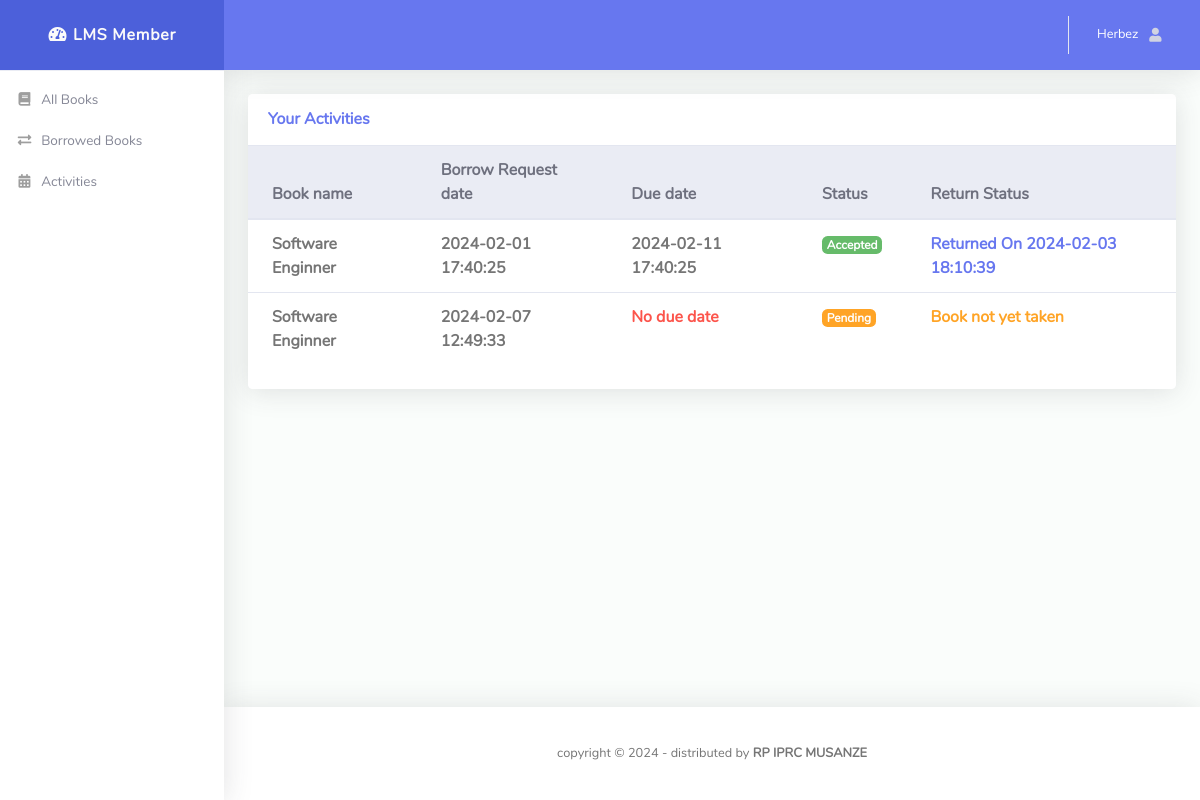
The app's page /iprcmsz_lms/member/activities.php (signed in) with its own data.
### tables this page shows
CREATE TABLE `user` (
  `user_id` int(11) NOT NULL,
  `names` varchar(50) NOT NULL,
  `email` varchar(50) NOT NULL,
  `phone` varchar(10) NOT NULL,
  `category` varchar(20) DEFAULT NULL,
  `department` varchar(20) DEFAULT NULL,
  `type` int(11) NOT NULL DEFAULT 0,
  `password` varchar(50) NOT NULL
);

CREATE TABLE `records` (
  `rec_id` int(11) NOT NULL,
  `email` varchar(50) NOT NULL,
  `book_id` int(11) NOT NULL,
  `borrowdate` datetime DEFAULT NULL,
  `returndate` datetime DEFAULT NULL,
  `duedate` datetime DEFAULT NULL,
  `Dues` int(11) DEFAULT NULL,
  `renewals` int(11) DEFAULT NULL,
  `Status` varchar(50) NOT NULL DEFAULT 'Pending'
);

CREATE TABLE `book` (
  `BookId` int(10) NOT NULL,
  `Title` varchar(50) DEFAULT NULL,
  `Publisher` varchar(50) DEFAULT NULL,
  `Year` varchar(50) DEFAULT NULL,
  `Availability` varchar(100) DEFAULT NULL
);

### iprcmsz_lms/member/activities.php (the view, shortened to what this page needs)
<?php
$userid=$_SESSION["email"];
 if(isset($_SESSION["email"]))
 {
 	$dbh= new PDO("mysql:host=localhost;dbname=lms_db", "root", "");
  $sql="SELECT * FROM user WHERE email = ?";
  $query=$dbh->prepare($sql);
  $query->execute(array($userid));
  $results=$query->fetchAll(PDO::FETCH_OBJ);
   if($query->rowCount()>0){
    foreach ($results as $result) {
       $result->names;
       $userEmail = $result->email;
    }
  }
  }
 ?>
<!DOCTYPE html>
<html lang="en">
<head>
  <link href="vendor/fontawesome-free/css/all.min.css" rel="stylesheet" type="text/css">
  <link href="vendor/bootstrap/css/bootstrap.min.css" rel="stylesheet" type="text/css">
  <link href="css/ruang-admin.min.css" rel="stylesheet">
</head>
<body id="page-top">
  <div id="wrapper">
    <ul class="navbar-nav sidebar sidebar-light accordion" id="accordionSidebar">
        <a class="sidebar-brand d-flex align-items-center justify-content-center" href="memberDash.php">
        <div class="sidebar-brand-text mx-3">
            <i class="fas fa-fw fa-tachometer-alt"></i> LMS Member
        </div>
        </a>
        <hr class="sidebar-divider my-0">
        <li class="nav-item">
            <a class="nav-link" href="allbook.php">
                <i class="fas fa-fw fa-book"></i>
                <span>All Books</span>
            </a>
        </li>
        <li class="nav-item">
            <a class="nav-link" href="borrowedbooks.php">
                <i class="fas fa-fw fa-exchange-alt"></i>
                <span>Borrowed Books</span>
            </a>
        </li>
                <li class="nav-item">
            <a class="nav-link" href="activities.php">
                <i class="fas fa-fw fa-calendar-alt"></i>
                <span>Activities</span>
            </a>
        </li>
    </ul>
    <div id="content-wrapper" class="d-flex flex-column">
      <div id="content">
        <nav class="navbar navbar-expand navbar-light bg-navbar topbar mb-4 static-top">
          <ul class="navbar-nav ml-auto">
            <li class="nav-item dropdown no-arrow">
              <a class="nav-link dropdown-toggle" href="#" id="userDropdown" role="button" data-toggle="dropdown"
                aria-haspopup="true" aria-expanded="false">
                <span class="d-none d-lg-inline text-white small"><?php echo $result->names; ?> </span>
                <i class=" ml-2 fas fa-user fa-sm fa-fw mr-2 text-gray-400"></i>
                </a>
            </li>
          </ul>
        </nav>
        <?php
            require('dbconn.php');
                ?>
        <div class="container-fluid" id="container-wrapper">
          <div class="row mb-3">
            <div class="col-xl-12 col-lg-5 ">
              <div class="card">
                <div class="card-header py-3 d-flex flex-row align-items-center justify-content-between">
                  <h6 class="m-0 font-weight-bold text-primary">Your Activities</h6>
                </div>
                <div class="table-responsive">
                  <table class="table align-items-center table-flush">
                    <thead class="thead-light">
                      <tr>
                        <th>Book name</th>
                        <th>Borrow Request date</th>
                        <th>Due date</th>
                        <th>Status</th>
                        <th>Return Status</th>
                      </tr>
                    </thead>
                    <tbody>
                    <?php
                      $sql = "SELECT * FROM records
                              JOIN book ON records.book_id = book.BookId
                              WHERE email = '$userid' ";
                      $result = $conn->query($sql);
                      while ($row = $result->fetch_assoc()) {
                        $Title = $row['Title'];
                        $borrowdate = $row['borrowdate'];
                        $duedate = $row['duedate'];
                        $returndate = $row['returndate'];
                        $Status = $row['Status'];
                    ?>
                        <tr>
                            <td><b><?php echo $Title ?></b></td>
                            <td><b><?php echo $borrowdate ?></b></td>
                            <td>
                                <b>
                                    <?php
                                       if ($duedate === null) {
                                        echo '<span class="text-danger">No due date</span>';
                                    } else {
                                        echo $duedate;
                                    }
                                    ?>
                                </b>
                            </td>
                            <td>
                                <b>
                                    <?php
                                        if ($Status == 'Pending') {
                                            echo '<span class="badge badge-warning">' . $Status . '</span>';
                                        } elseif ($Status == 'Accepted') {
                                            echo '<span class="badge badge-success">' . $Status . '</span>';
                                        } else {
                                            echo '<span class="badge badge-danger">' . $Status . '</span>';
                                        }
                                    ?>
                                </b>
                            </td>
                            <td>
                                <b>
                                    <?php
                                       if ($returndate === null && $Status != 'Pending') {
                                        echo '<span class="text-danger">Not Yet returned</span>';
                                        }elseif ($returndate === null && $Status == 'Pending') {
                                            echo '<span class="text-warning">Book not yet taken</span>';
                                        }
                                        else {
                                            echo '<span class="text-primary">Returned On ' .$returndate.' </span>';
                                        }
                                    ?>
                                </b>
                            </td>
                        </tr>
                    <?php } ?>
                    </tbody >
                  </table>
                </div>
                <div class="card-footer"></div>
              </div>
            </div>
          </div>
        </div>
      </div>
      <footer class="sticky-footer bg-white">
        <div class="container my-auto py-2">
          <div class="copyright text-center my-auto">
            <span>copyright &copy; <script> document.write(new Date().getFullYear()); </script> - distributed by
              <b>RP IPRC MUSANZE</a></b>
            </span>
          </div>
        </div>
      </footer>
    </div>
  </div>
</body>
</html>

### records on screen
user: names "Herbez"
records: book.Title "Software Enginner", borrowdate "2024-02-01 17:40:25", duedate "2024-02-11 17:40:25", Status "Accepted", returndate "2024-02-03 18:10:39"
records: book.Title "Software Enginner", borrowdate "2024-02-07 12:49:33", shows "No due date", Status "Pending", shows "Book not yet taken"
